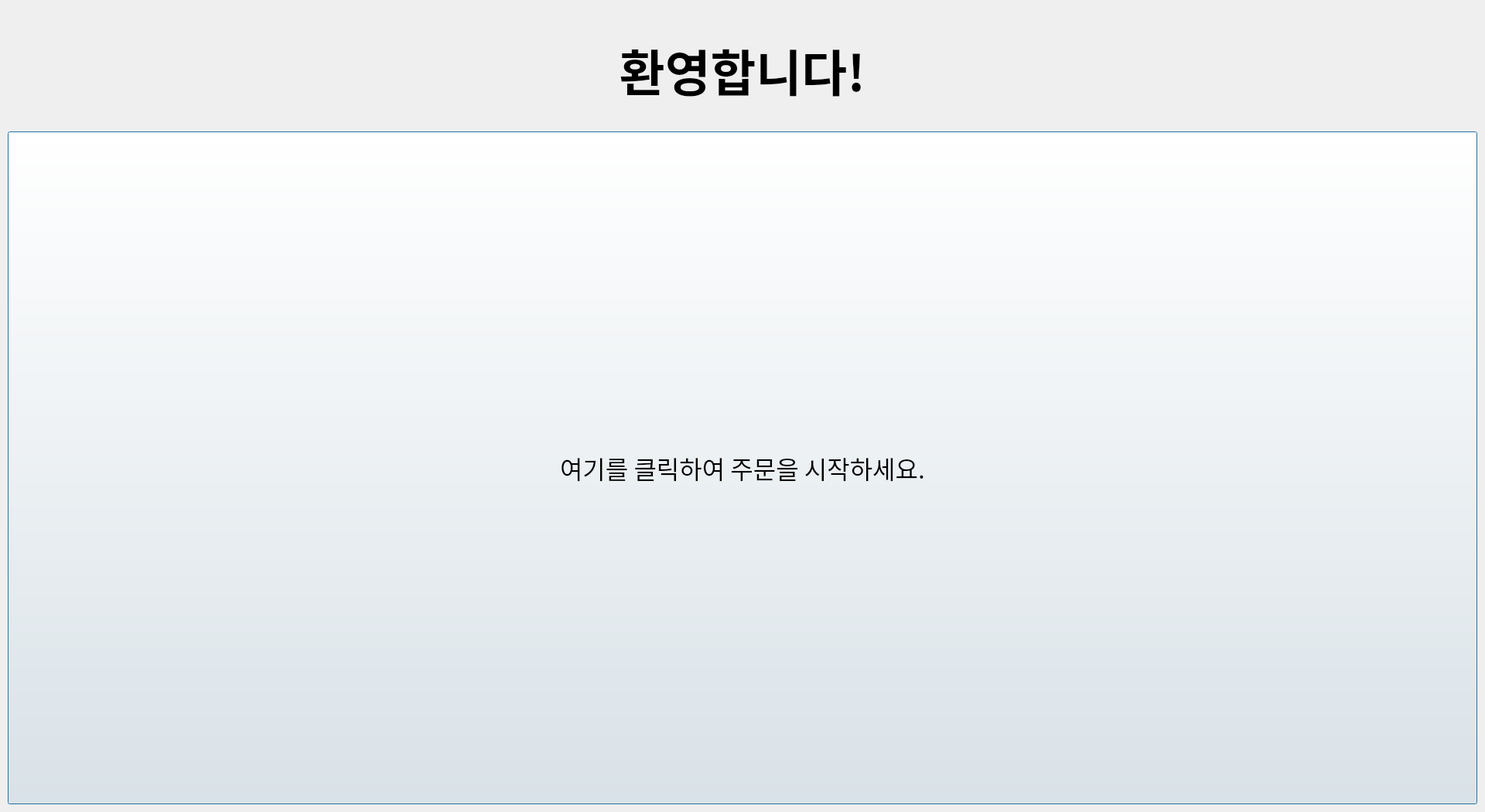
<?xml version="1.0" encoding="UTF-8"?>
<ui version="4.0">
 <class>Dialog</class>
 <widget class="QDialog" name="Dialog">
  <property name="geometry">
   <rect>
    <x>0</x>
    <y>0</y>
    <width>1920</width>
    <height>1050</height>
   </rect>
  </property>
  <property name="windowTitle">
   <string>Dialog</string>
  </property>
  <widget class="QPushButton" name="Btn_Start">
   <property name="geometry">
    <rect>
     <x>10</x>
     <y>170</y>
     <width>1900</width>
     <height>870</height>
    </rect>
   </property>
   <property name="font">
    <font>
     <family>Pretendard Variable</family>
     <pointsize>24</pointsize>
    </font>
   </property>
   <property name="text">
    <string>여기를 클릭하여 주문을 시작하세요.</string>
   </property>
  </widget>
  <widget class="QLabel" name="Question_4">
   <property name="geometry">
    <rect>
     <x>710</x>
     <y>40</y>
     <width>500</width>
     <height>100</height>
    </rect>
   </property>
   <property name="font">
    <font>
     <family>Pretendard SemiBold</family>
     <pointsize>48</pointsize>
     <weight>75</weight>
     <bold>true</bold>
    </font>
   </property>
   <property name="text">
    <string>환영합니다!</string>
   </property>
   <property name="alignment">
    <set>Qt::AlignCenter</set>
   </property>
  </widget>
 </widget>
 <resources/>
 <connections/>
</ui>
